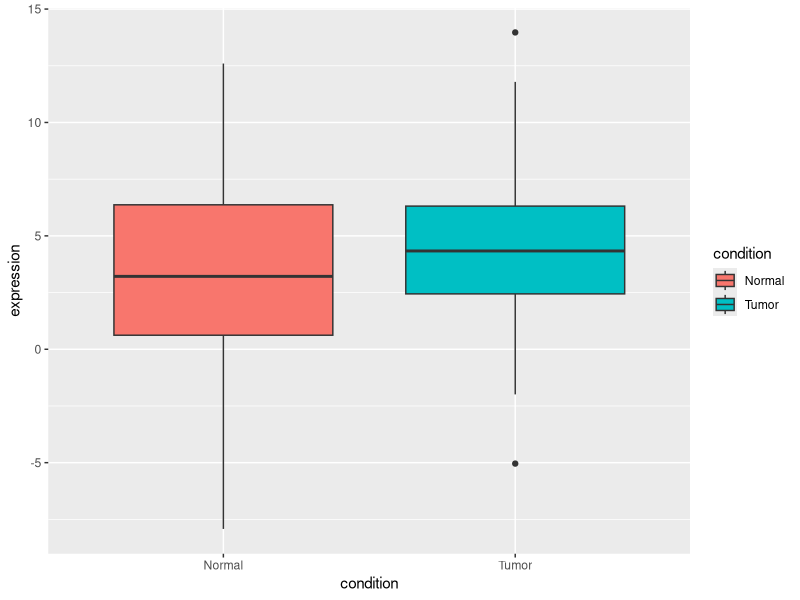
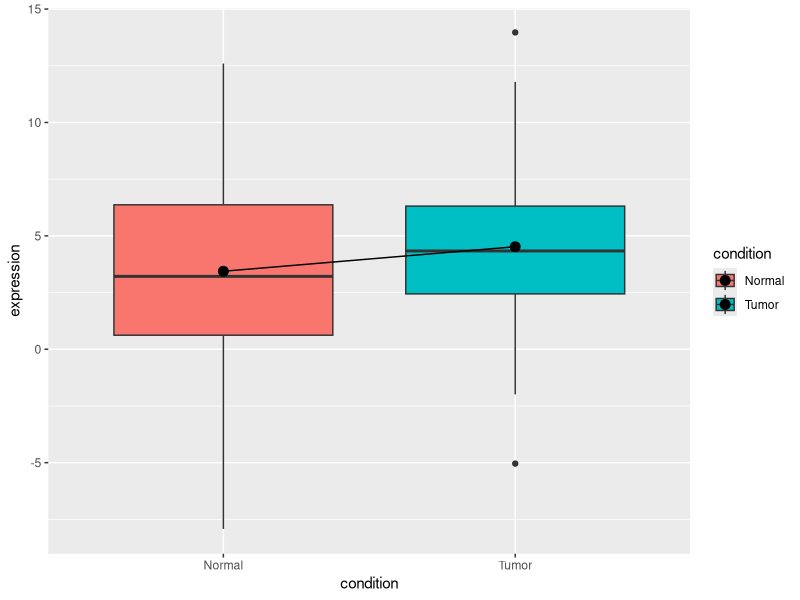
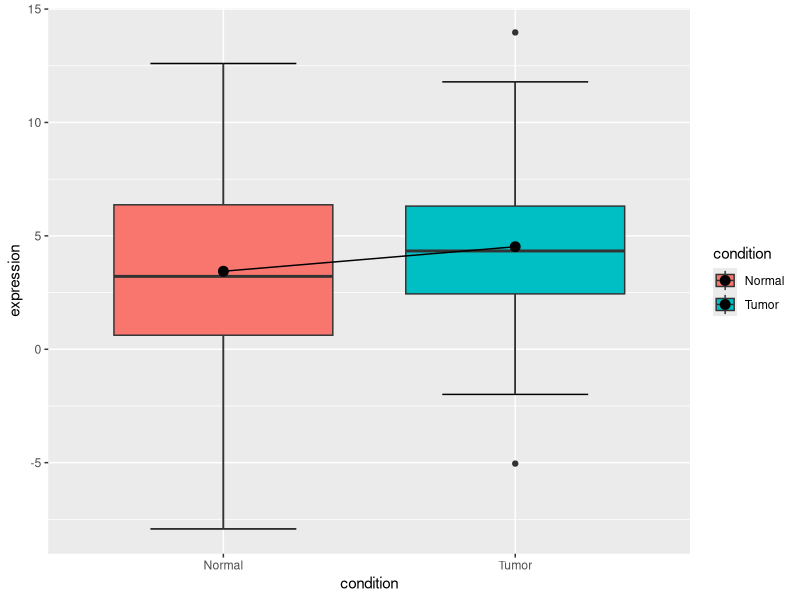
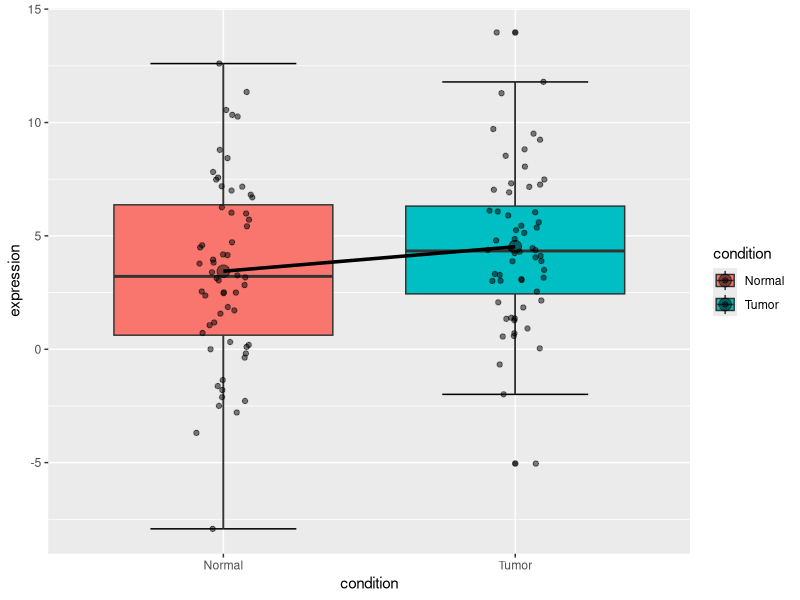
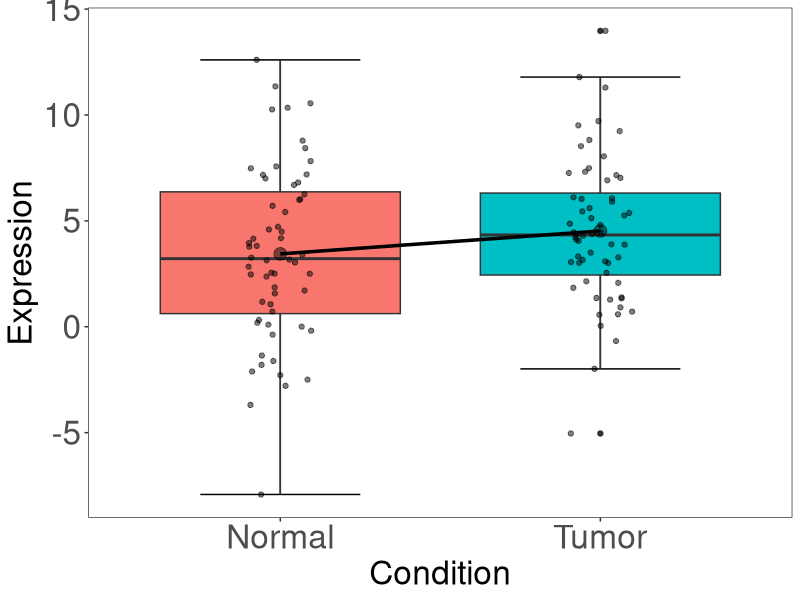
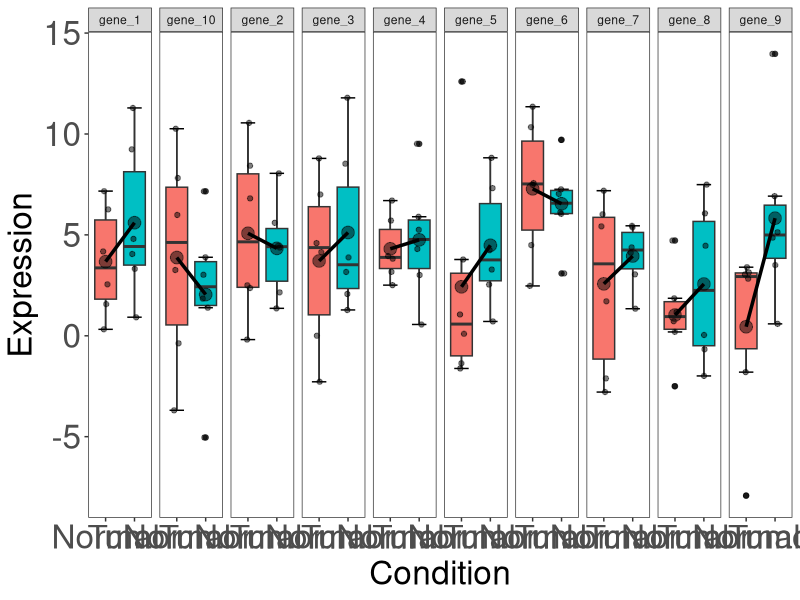
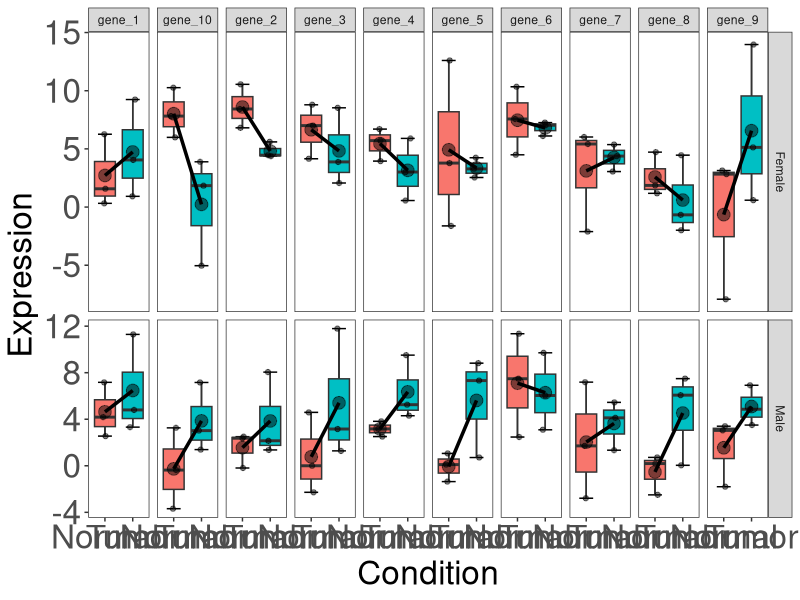
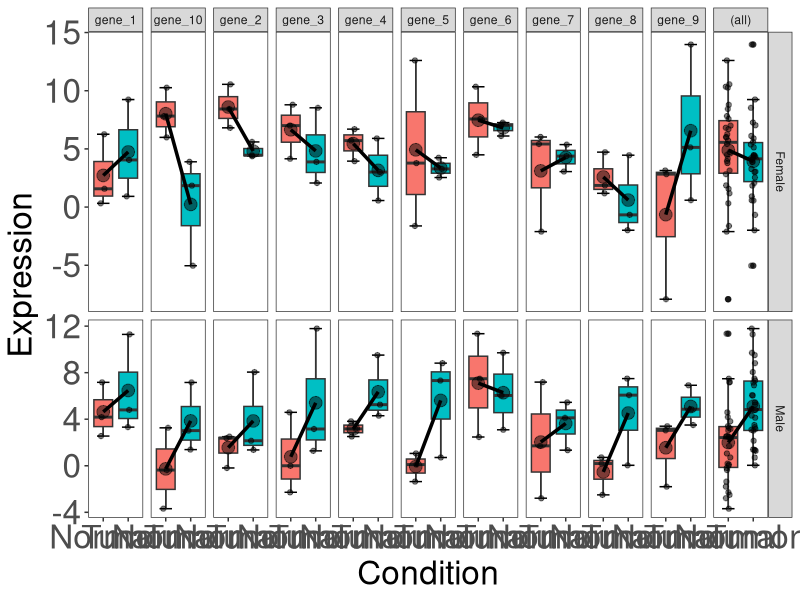

The R script that drew these images, in order:
## ---- chunk 1
df1 = data.frame(genes = paste0("gene_", seq(1, 10)), matrix(sample(round(rnorm( 120, 4, 4), 2)), 10, 12))
colnames(df1)[-1] = paste0("sample", seq(1, 12))
head(df1)
## ---- chunk 2
pheno = data.frame(
    samples = paste0("sample", seq(1, 12)),
    condition = rep(c("Normal", "Tumor"), each = 6),
    gender = rep(rep(c("Male", "Female"), each = 3), 2)
)
## ---- chunk 3
library(tidyr)
df2 = gather(df1, "sample", "expression", -genes)
str(df2)
## ---- chunk 4
pheno$samples=as.character(pheno$samples)
df3 = merge(df2, pheno, by.x = "sample", by.y = "samples")
head(df3)
## ---- chunk 5
library(ggplot2)
## ---- chunk 6
df3$sample = as.factor(df3$sample)
## ---- chunk 7
ggplot(df3, aes(x = condition, y = expression, fill = condition)) +
    geom_boxplot(position = position_dodge(width = 1.1)) 
## ---- chunk 8
ggplot(df3, aes(x = condition, y = expression, fill = condition)) +
    geom_boxplot(position = position_dodge(width = 1.1))+
    stat_summary(fun.y=mean, geom="line", aes(group=1))  +
    stat_summary(fun.y=mean, geom="point", size=3)
## ---- chunk 9
ggplot(df3, aes(x = condition, y = expression, fill = condition)) +
    stat_boxplot(geom="errorbar", width=.5)+
    geom_boxplot(position = position_dodge(width = 1.1))+
    stat_summary(fun.y=mean, geom="line", aes(group=1))  +
    stat_summary(fun.y=mean, geom="point", size=3)
## ---- chunk 10
ggplot(df3, aes(x = condition, y = expression, fill = condition)) +
    stat_boxplot(geom="errorbar", width=.5)+
    geom_boxplot(position = position_dodge(width = 1.1))+
    stat_summary(fun.y=mean, geom="line", aes(group=1),lwd=1.2)  +
    stat_summary(fun.y=mean, geom="point", size=4, alpha=0.5)+
    geom_jitter(width = 0.1, color="black", alpha=0.5)
## ---- chunk 11
ggplot(df3, aes(x = condition, y = expression, fill = condition)) +
    stat_boxplot(geom="errorbar", width=.5)+
    geom_boxplot(position = position_dodge(width = 1.1))+
    stat_summary(fun.y=mean, geom="line", aes(group=1),lwd=1.2)  +
    stat_summary(fun.y=mean, geom="point", size=4, alpha=0.5)+
    geom_jitter(width = 0.1, color="black", alpha=0.5) +
    labs(x = "Condition", y = "Expression")+
    theme_bw()+
    theme(
        axis.text.x = element_text(size = 24),
        axis.text.y = element_text(size = 24),
        axis.title.x = element_text(size = 24),
        axis.title.y = element_text(size = 24),
        panel.grid.major = element_blank(),
        panel.grid.minor = element_blank(),
        legend.position = "none",
        
    )
## ---- chunk 12
ggplot(df3, aes(x = condition, y = expression, fill = condition)) +
    stat_boxplot(geom="errorbar", width=.5)+
    geom_boxplot(position = position_dodge(width = 1.1))+
    stat_summary(fun.y=mean, geom="line", aes(group=1),lwd=1.2)  +
    stat_summary(fun.y=mean, geom="point", size=4, alpha=0.5)+
    geom_jitter(width = 0.1, color="black", alpha=0.5) +
    labs(x = "Condition", y = "Expression")+
    theme_bw()+
    theme(
        axis.text.x = element_text(size = 24),
        axis.text.y = element_text(size = 24),
        axis.title.x = element_text(size = 24),
        axis.title.y = element_text(size = 24),
        panel.grid.major = element_blank(),
        panel.grid.minor = element_blank(),
        legend.position = "none",
    )+
    facet_grid( ~ genes,
        scales = 'free_y',
        space = "free"
    )
## ---- chunk 13
ggplot(df3, aes(x = condition, y = expression, fill = condition)) +
    stat_boxplot(geom="errorbar", width=.5)+
    geom_boxplot(position = position_dodge(width = 1.1))+
    stat_summary(fun.y=mean, geom="line", aes(group=1),lwd=1.2)  +
    stat_summary(fun.y=mean, geom="point", size=4, alpha=0.5)+
    geom_jitter(width = 0.1, color="black", alpha=0.5) +
    labs(x = "Condition", y = "Expression")+
    theme_bw()+
    theme(
        axis.text.x = element_text(size = 24),
        axis.text.y = element_text(size = 24),
        axis.title.x = element_text(size = 24),
        axis.title.y = element_text(size = 24),
        panel.grid.major = element_blank(),
        panel.grid.minor = element_blank(),
        legend.position = "none"
    )+
    facet_grid( gender ~ genes,
        scales = 'free_y',
        space = "free"
    )
## ---- chunk 14
ggplot(df3, aes(x = condition, y = expression, fill = condition)) +
    stat_boxplot(geom="errorbar", width=.5)+
    geom_boxplot(position = position_dodge(width = 1.1))+
    stat_summary(fun.y=mean, geom="line", aes(group=1),lwd=1.2)  +
    stat_summary(fun.y=mean, geom="point", size=4, alpha=0.5)+
    geom_jitter(width = 0.1, color="black", alpha=0.5) +
    labs(x = "Condition", y = "Expression")+
    theme_bw()+
    theme(
        axis.text.x = element_text(size = 24),
        axis.text.y = element_text(size = 24),
        axis.title.x = element_text(size = 24),
        axis.title.y = element_text(size = 24),
        panel.grid.major = element_blank(),
        panel.grid.minor = element_blank(),
        legend.position = "none"
    )+
    facet_grid( gender ~ genes,
        scales = 'free_y',
        space = "free",
        margins = "genes"
    )
